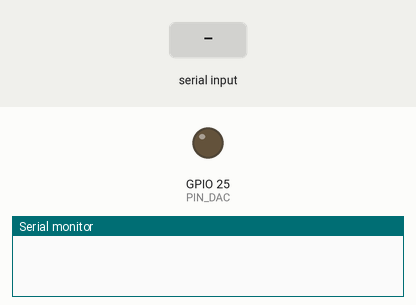
Recording of a sketch running on a simulated ESP32. Shown: output pins drawn as LEDs (lit = HIGH), the last lines printed to the serial monitor. Inputs (shaded band) come from the test bench.

Above: at 0.0 s.
At 2.2 s:
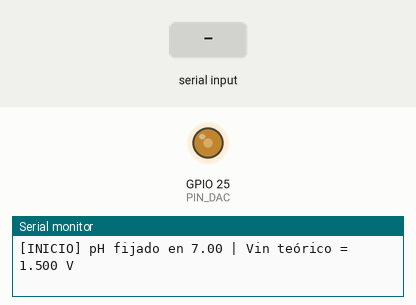
2.3 s: "BARRIDO\n" received over Serial
At 3.6 s:
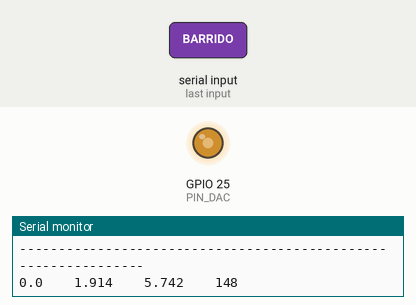
Timing chart, 0 to 7.8 s (numbered marks = the images above; inputs shaded):
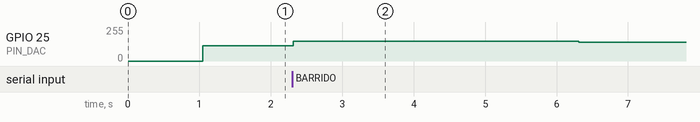

Measured:
- after the input at 2.3 s, GPIO 25 (PIN_DAC): 116/255 → 148/255 at once, → 139/255 4.0 s later

The sketch:

lab2.ino
```cpp
#include <Arduino.h>

// Pin del convertidor Digital-Analógico del ESP32 (DAC1 = GPIO25)
const int PIN_DAC = 25;

// Parámetros de la Ecuación de Nernst y Calibración
const float V_BIAS = 1.500;             // Voltaje a pH 7.0 (Offset)
const float SENSIBILIDAD_NERNST = 0.05916; // 59.16 mV/pH a 25 °C
const float GANANCIA_AV = 3.0;          // Ganancia teórica del TL084: Av = 1 + Rf/R1 = 3
const float V_REF_DAC = 3.300;          // Voltaje de referencia típico del DAC del ESP32

// Los 9 puntos oficiales de la Tabla 4 de calibración
const float PUNTOS_PH[9] = {0.0, 2.0, 4.0, 6.0, 7.0, 8.0, 10.0, 12.0, 14.0};

// Función para calcular y generar el voltaje en el DAC
float setPH(float ph) {
  // Vin = Vbias + S * (7 - pH)
  float vin_teorico = V_BIAS + (SENSIBILIDAD_NERNST * (7.0 - ph));

  // Cálculo del valor de 8 bits (0 - 255) para dacWrite
  int dacValue = round((vin_teorico / V_REF_DAC) * 255.0);
  if (dacValue < 0) dacValue = 0;
  if (dacValue > 255) dacValue = 255;

  dacWrite(PIN_DAC, dacValue);

  return vin_teorico;
}

void setup() {
  Serial.begin(115200);
  delay(1000);

  Serial.println(F("\n========================================================"));
  Serial.println(F("  UNMSM - INSTRUMENTACIÓN BIOMÉDICA III - LAB 2         "));
  Serial.println(F("  Simulador de Electrodo de pH para Calibración TL084   "));
  Serial.println(F("========================================================"));
  Serial.println(F("Salida analógica: GPIO 25 (DAC1) -> Conectar a Pin 3 de TL084 (Buffer)"));
  Serial.println(F("Av Teórico: 3.00 (Rf = 20k, R1 = 10k)"));
  Serial.println(F("--------------------------------------------------------"));
  Serial.println(F("Comandos del Monitor Serial:"));
  Serial.println(F("  Ingresa un valor de pH (ejemplo: 7, 4.5, 14)"));
  Serial.println(F("  'BARRIDO' : Genera secuencialmente los 9 puntos de la Tabla 4"));
  Serial.println(F("========================================================\n"));

  // Inicializar en pH neutro (7.0)
  float vin = setPH(7.0);
  Serial.print(F("[INICIO] pH fijado en 7.00 | Vin teórico = "));
  Serial.print(vin, 3);
  Serial.println(F(" V"));
}

void loop() {
  if (Serial.available() > 0) {
    String input = Serial.readStringUntil('\n');
    input.trim();
    if (input.length() == 0) return;

    // Modo barrido automático para llenar la Tabla 4 cómodamente en el laboratorio
    if (input.equalsIgnoreCase("BARRIDO")) {
      Serial.println(F("\n--- INICIANDO BARRIDO DE LOS 9 PUNTOS (TABLA 4) ---"));
      Serial.println(F("pH_simulado\tVin_teorico(V)\tVout_teorico(V)\tDAC_Code(0-255)"));
      Serial.println(F("---------------------------------------------------------------"));
      for (int i = 0; i < 9; i++) {
        float ph = PUNTOS_PH[i];
        float vin = setPH(ph);
        float vout = vin * GANANCIA_AV;
        int dac = round((vin / V_REF_DAC) * 255.0);

        Serial.print(ph, 1);
        Serial.print(F("\t\t"));
        Serial.print(vin, 3);
        Serial.print(F("\t\t"));
        Serial.print(vout, 3);
        Serial.print(F("\t\t"));
        Serial.println(dac);
        delay(4000); // 4 segundos para medir con el multímetro en TP2
      }
      Serial.println(F("--- FIN DEL BARRIDO ---\n"));
      return;
    }

    // Modo manual ingresando el pH deseado
    float ph = input.toFloat();
    if (ph < 0.0 || ph > 14.0) {
      Serial.println(F("[ERROR] El pH debe estar en el rango de 0.0 a 14.0"));
      return;
    }

    float vin = setPH(ph);
    float vout = vin * GANANCIA_AV;
    int dac = round((vin / V_REF_DAC) * 255.0);

    Serial.println(F("--------------------------------------------------------"));
    Serial.print(F("-> pH Simulado   : ")); Serial.println(ph, 2);
    Serial.print(F("-> Vin Teórico   : ")); Serial.print(vin, 3); Serial.println(F(" V (Salida DAC en GPIO25)"));
    Serial.print(F("-> Vout Teórico  : ")); Serial.print(vout, 3); Serial.println(F(" V (Esperado en TP2 con Av=3)"));
    Serial.print(F("-> Código DAC    : ")); Serial.println(dac);
    Serial.println(F(">> Mide ahora con el multímetro en TP1 y TP2 para tu informe."));
    Serial.println(F("--------------------------------------------------------"));
  }
}
```
